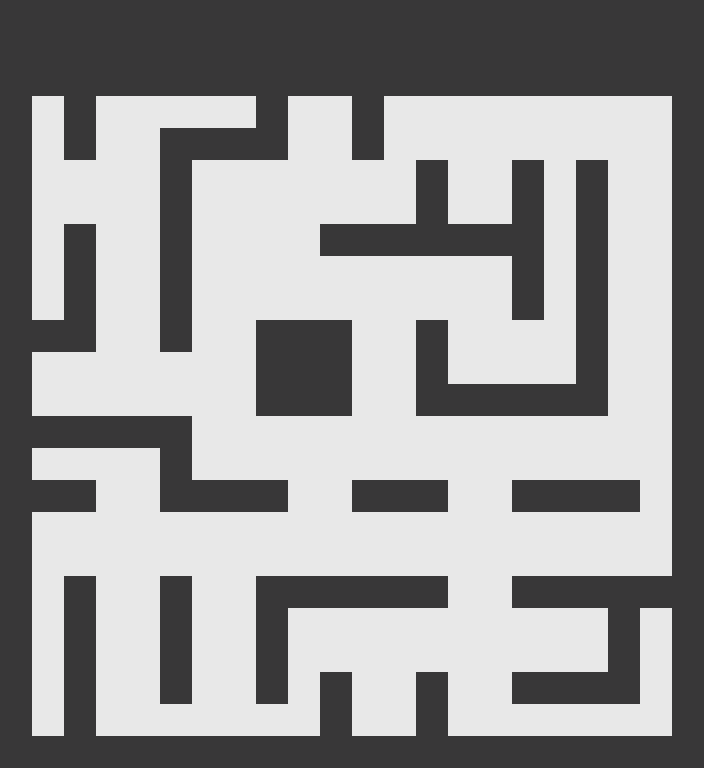

Below is a game level as drawn by its tile map, then a one-line description and the .tmx file that defines it, in full:
An orthogonal 22x24 tile map with 32x32 px tiles, 2 tile layers (Borders, Path).

<map version="1.4" tiledversion="1.4.2" orientation="orthogonal" renderorder="right-down" width="22" height="24" tilewidth="32" tileheight="32" infinite="0" nextlayerid="8" nextobjectid="112">
 <tileset firstgid="1" source="Tiles.tsx" />
 <layer id="6" name="Borders" width="22" height="24" locked="1">
  <properties>
   <property name="Type" value="Tiles" />
  </properties>
  <data encoding="csv">
1,1,1,1,1,1,1,1,1,1,1,1,1,1,1,1,1,1,1,1,1,1,
1,1,1,1,1,1,1,1,1,1,1,1,1,1,1,1,1,1,1,1,1,1,
1,1,1,1,1,1,1,1,1,1,1,1,1,1,1,1,1,1,1,1,1,1,
1,0,1,0,0,0,0,0,1,0,0,1,0,0,0,0,0,0,0,0,0,1,
1,0,1,0,0,1,1,1,1,0,0,1,0,0,0,0,0,0,0,0,0,1,
1,0,0,0,0,1,0,0,0,0,0,0,0,1,0,0,1,0,1,0,0,1,
1,0,0,0,0,1,0,0,0,0,0,0,0,1,0,0,1,0,1,0,0,1,
1,0,1,0,0,1,0,0,0,0,1,1,1,1,1,1,1,0,1,0,0,1,
1,0,1,0,0,1,0,0,0,0,0,0,0,0,0,0,1,0,1,0,0,1,
1,0,1,0,0,1,0,0,0,0,0,0,0,0,0,0,1,0,1,0,0,1,
1,1,1,0,0,1,0,0,1,1,1,0,0,1,0,0,0,0,1,0,0,1,
1,0,0,0,0,0,0,0,1,1,1,0,0,1,0,0,0,0,1,0,0,1,
1,0,0,0,0,0,0,0,1,1,1,0,0,1,1,1,1,1,1,0,0,1,
1,1,1,1,1,1,0,0,0,0,0,0,0,0,0,0,0,0,0,0,0,1,
1,0,0,0,0,1,0,0,0,0,0,0,0,0,0,0,0,0,0,0,0,1,
1,1,1,0,0,1,1,1,1,0,0,1,1,1,0,0,1,1,1,1,0,1,
1,0,0,0,0,0,0,0,0,0,0,0,0,0,0,0,0,0,0,0,0,1,
1,0,0,0,0,0,0,0,0,0,0,0,0,0,0,0,0,0,0,0,0,1,
1,0,1,0,0,1,0,0,1,1,1,1,1,1,0,0,1,1,1,1,1,1,
1,0,1,0,0,1,0,0,1,0,0,0,0,0,0,0,0,0,0,1,0,1,
1,0,1,0,0,1,0,0,1,0,0,0,0,0,0,0,0,0,0,1,0,1,
1,0,1,0,0,1,0,0,1,0,1,0,0,1,0,0,1,1,1,1,0,1,
1,0,1,0,0,0,0,0,0,0,1,0,0,1,0,0,0,0,0,0,0,1,
1,1,1,1,1,1,1,1,1,1,1,1,1,1,1,1,1,1,1,1,1,1
</data>
 </layer>
 <layer id="7" name="Path" width="22" height="24" locked="1">
  <properties>
   <property name="Type" value="Tiles" />
  </properties>
  <data encoding="csv">
0,0,0,0,0,0,0,0,0,0,0,0,0,0,0,0,0,0,0,0,0,0,
0,0,0,0,0,0,0,0,0,0,0,0,0,0,0,0,0,0,0,0,0,0,
0,0,0,0,0,0,0,0,0,0,0,0,0,0,0,0,0,0,0,0,0,0,
0,2,0,2,2,2,2,2,0,2,2,0,2,2,2,2,2,2,2,2,2,0,
0,2,0,2,2,0,0,0,0,2,2,0,2,2,2,2,2,2,2,2,2,0,
0,2,2,2,2,0,2,2,2,2,2,2,2,0,2,2,0,2,0,2,2,0,
0,2,2,2,2,0,2,2,2,2,2,2,2,0,2,2,0,2,0,2,2,0,
0,2,0,2,2,0,2,2,2,2,0,0,0,0,0,0,0,2,0,2,2,0,
0,2,0,2,2,0,2,2,2,2,2,2,2,2,2,2,0,2,0,2,2,0,
0,2,0,2,2,0,2,2,2,2,2,2,2,2,2,2,0,2,0,2,2,0,
0,0,0,2,2,0,2,2,0,0,0,2,2,0,2,2,2,2,0,2,2,0,
0,2,2,2,2,2,2,2,0,0,0,2,2,0,2,2,2,2,0,2,2,0,
0,2,2,2,2,2,2,2,0,0,0,2,2,0,0,0,0,0,0,2,2,0,
0,0,0,0,0,0,2,2,2,2,2,2,2,2,2,2,2,2,2,2,2,0,
0,2,2,2,2,0,2,2,2,2,2,2,2,2,2,2,2,2,2,2,2,0,
0,0,0,2,2,0,0,0,0,2,2,0,0,0,2,2,0,0,0,0,2,0,
0,2,2,2,2,2,2,2,2,2,2,2,2,2,2,2,2,2,2,2,2,0,
0,2,2,2,2,2,2,2,2,2,2,2,2,2,2,2,2,2,2,2,2,0,
0,2,0,2,2,0,2,2,0,0,0,0,0,0,2,2,0,0,0,0,0,0,
0,2,0,2,2,0,2,2,0,2,2,2,2,2,2,2,2,2,2,0,2,0,
0,2,0,2,2,0,2,2,0,2,2,2,2,2,2,2,2,2,2,0,2,0,
0,2,0,2,2,0,2,2,0,2,0,2,2,0,2,2,0,0,0,0,2,0,
0,2,0,2,2,2,2,2,2,2,0,2,2,0,2,2,2,2,2,2,2,0,
0,0,0,0,0,0,0,0,0,0,0,0,0,0,0,0,0,0,0,0,0,0
</data>
 </layer>
</map>
